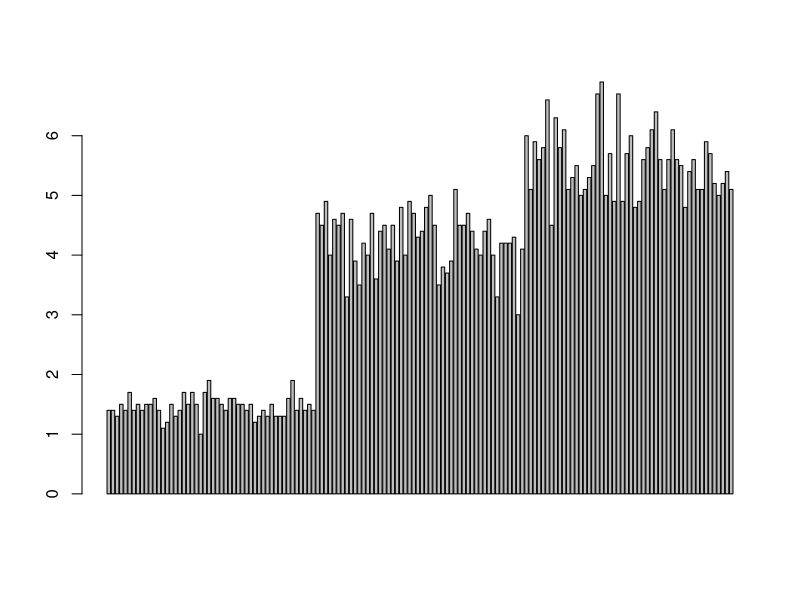
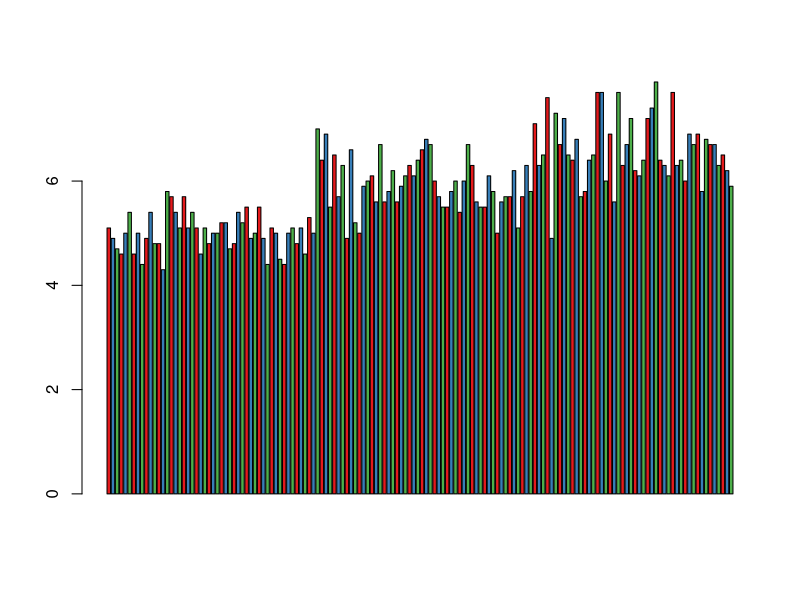
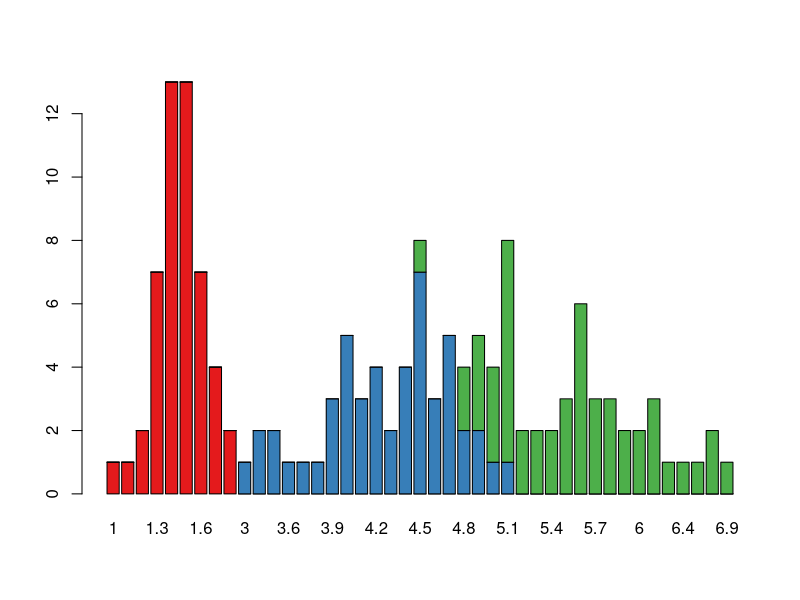
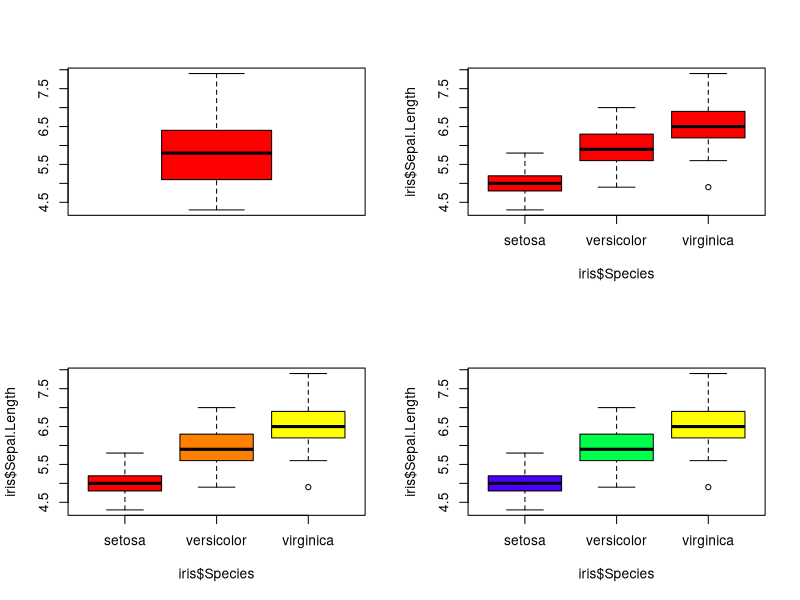
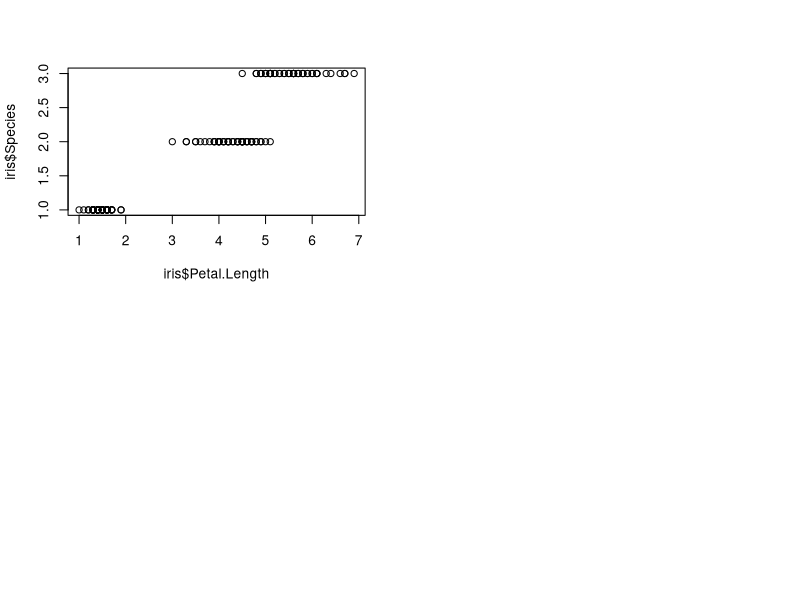

Here is the R script that generated these plots, in order: (Note: this script raises an error after producing the figures.)
#1a
library(datasets)
barplot(iris$Petal.Length)

#1b
library("RColorBrewer")
barplot(iris$Sepal.Length, col=brewer.pal(3,"Set1"))
barplot(table(iris$Species, iris$Petal.Length), col=brewer.pal(3,"Set1"))

#1c
data(iris)
par(mfrow=c(2,2))
boxplot(iris$Sepal.Length,col="red")
boxplot(iris$Sepal.Length~iris$Species,col="red")
boxplot(iris$Sepal.Length~iris$Species,col=heat.colors(3))
boxplot(iris$Sepal.Length~iris$Species,col=topo.colors(3))


#1d
plot(x=iris$Petal.Length,y=iris$Species)

#2a
View(PAICOL)
PAICOL$DATE=as.Date(PAICOL$DATE,origin=PAICOL$DATE[1])
summary(PAICOL)
library(ggplot2)
ggplot(data = PAICOL,aes(DATE,LEVEL))+geom_line()

#Q2(b): Create the scatter plot of "RAIN" against "LEVEL"
ggplot(data = PAICOL,aes(RAIN,LEVEL)) +geom_point()

#Q2(c):  Create a plot of the RAIN and LEVEL.
ggplot(PAICOL,aes(DATE,LEVEL))+geom_line(aes(color="LEVEL"))+geom_line(data=PAICOL,aes(DATE,RAIN,color="RAIN"))


#Q2(d): Find and plot circles on the LEVEL plot at the maximum and minimum value



PAICOL$DATE=as.Date(PAICOL$DATE,origin=PAICOL$DATE[1])
summary(PAICOL)

data_max<- PAICOL[which.max(PAICOL$LEVEL),]
data_min<-PAICOL[which.min(PAICOL$LEVEL),]

ggplot(data = PAICOL, aes(x = DATE, y = LEVEL)) +
geom_line() +
geom_point(aes(x = data_max$DATE, y = data_max$LEVEL), shape = 1, size = 3, color = "red") + 
geom_point(aes(x = data_min$DATE, y = data_min$LEVEL), shape = 1, size = 3, color = "blue") + 
scale_shape_discrete(solid = FALSE) +
labs(title = "Daily levels of a river") +
    theme_bw()


#Q2(e):  Plot the LEVEL for the year “2001.”

PAICOL$YEAR = as.numeric(format(PAICOL$DATE, "%Y"))
index_2001=PAICOL$YEAR==2001
ggplot(PAICOL[index_2001,],aes(DATE,LEVEL))+geom_line(aes(color="LEVEL"))


#Q3: Simulate a simple dataset of 10 points.Create a heat map to visualize relationships between 
#the variables. A heat map is agraphical representation of data where the data values are
#represented as colours.


#set.seed(123)                                                     # Set seed for reproducibility
data <- matrix(rnorm(100, 0, 10), nrow = 10, ncol = 10)           # Create example data
colnames(data) <- paste0("col", 1:10)                             # Column names
rownames(data) <- paste0("row", 1:10)   
View (data)
heatmap(data, Rowv = NA, Colv = NA)

#Q4
x <- seq(0,100,by = 1)  
y <- dbinom(x,50,0.5)  
plot(x,y)  
